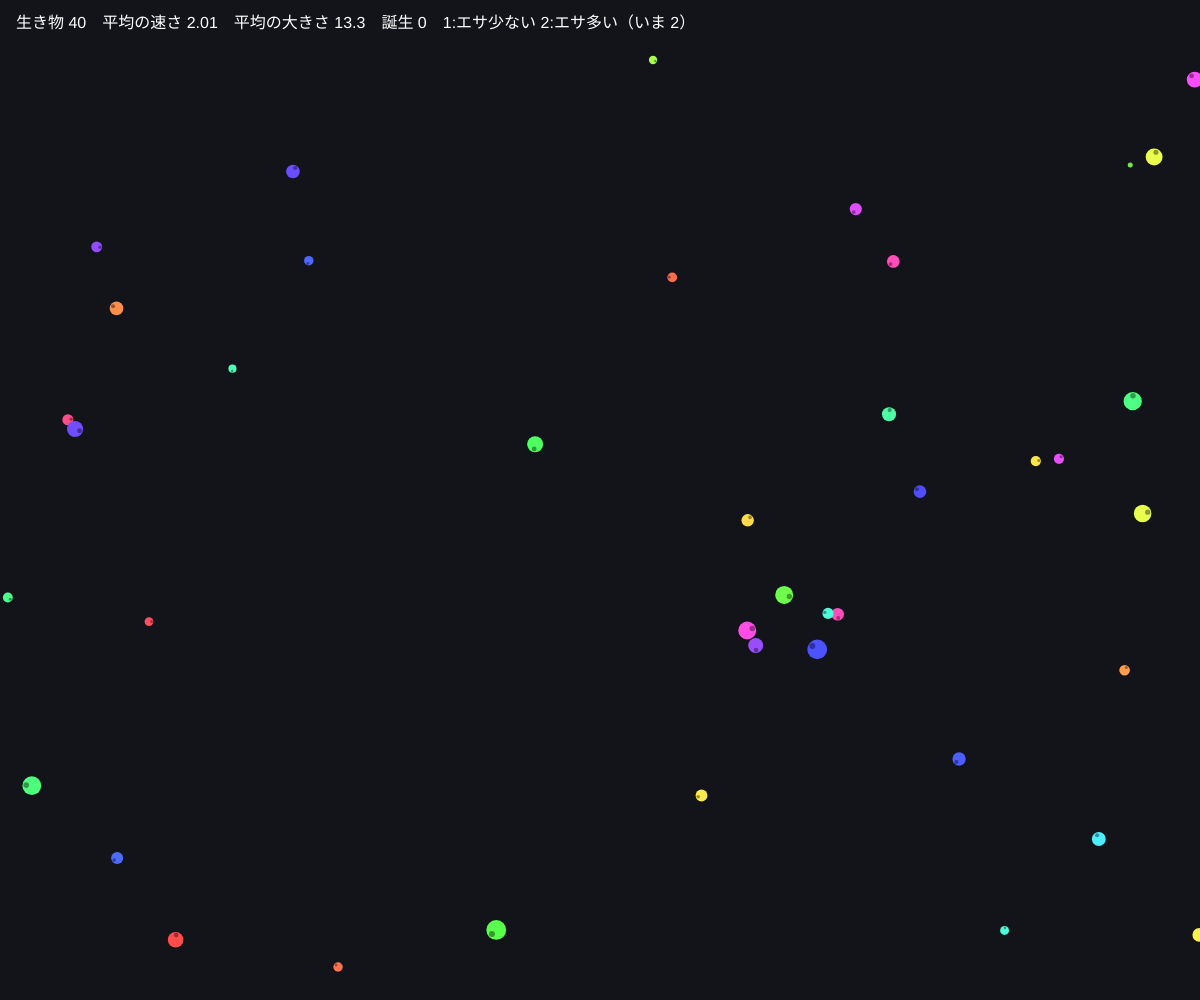
Frame 1 (no input)
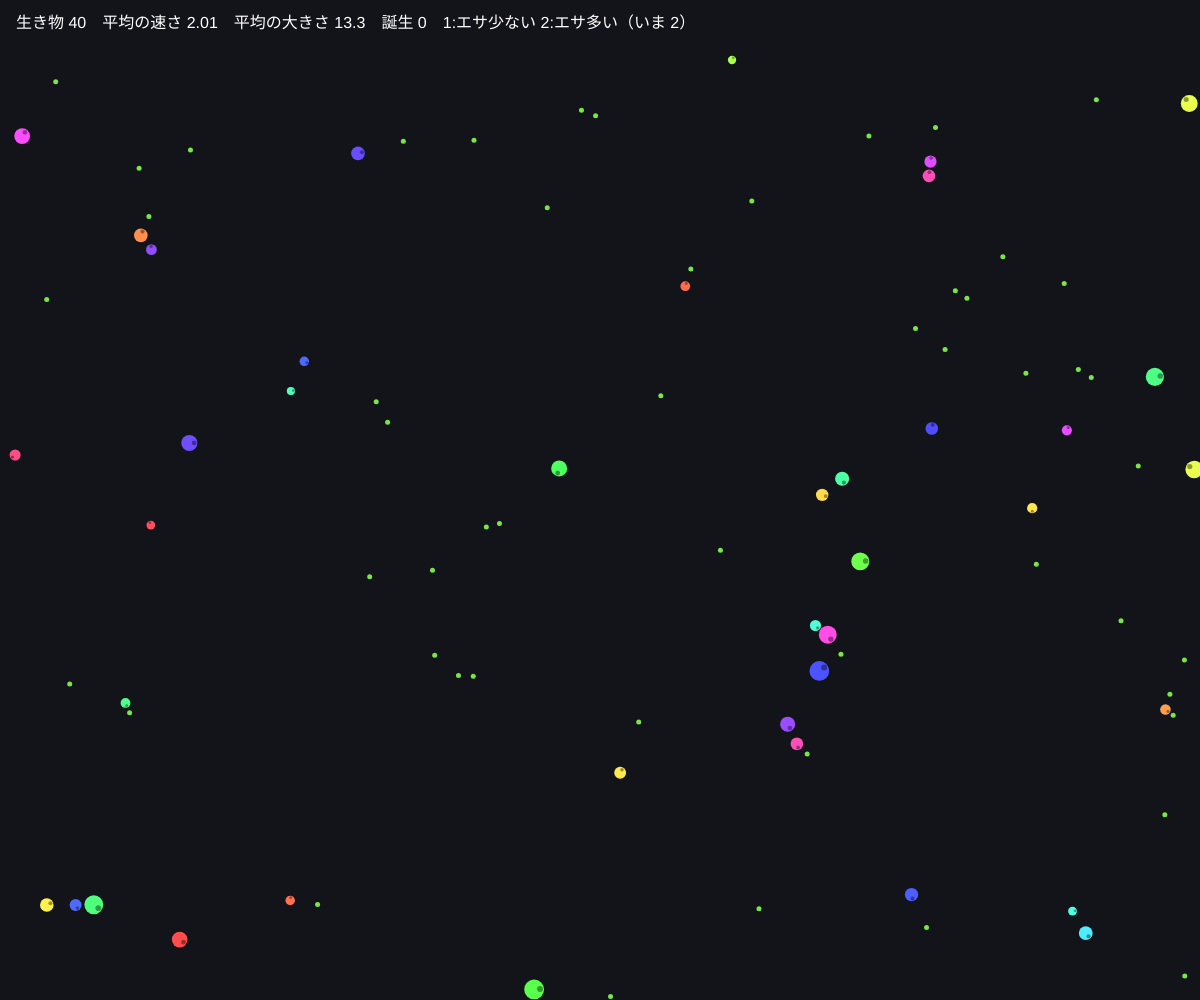
Frame 60 (no input)
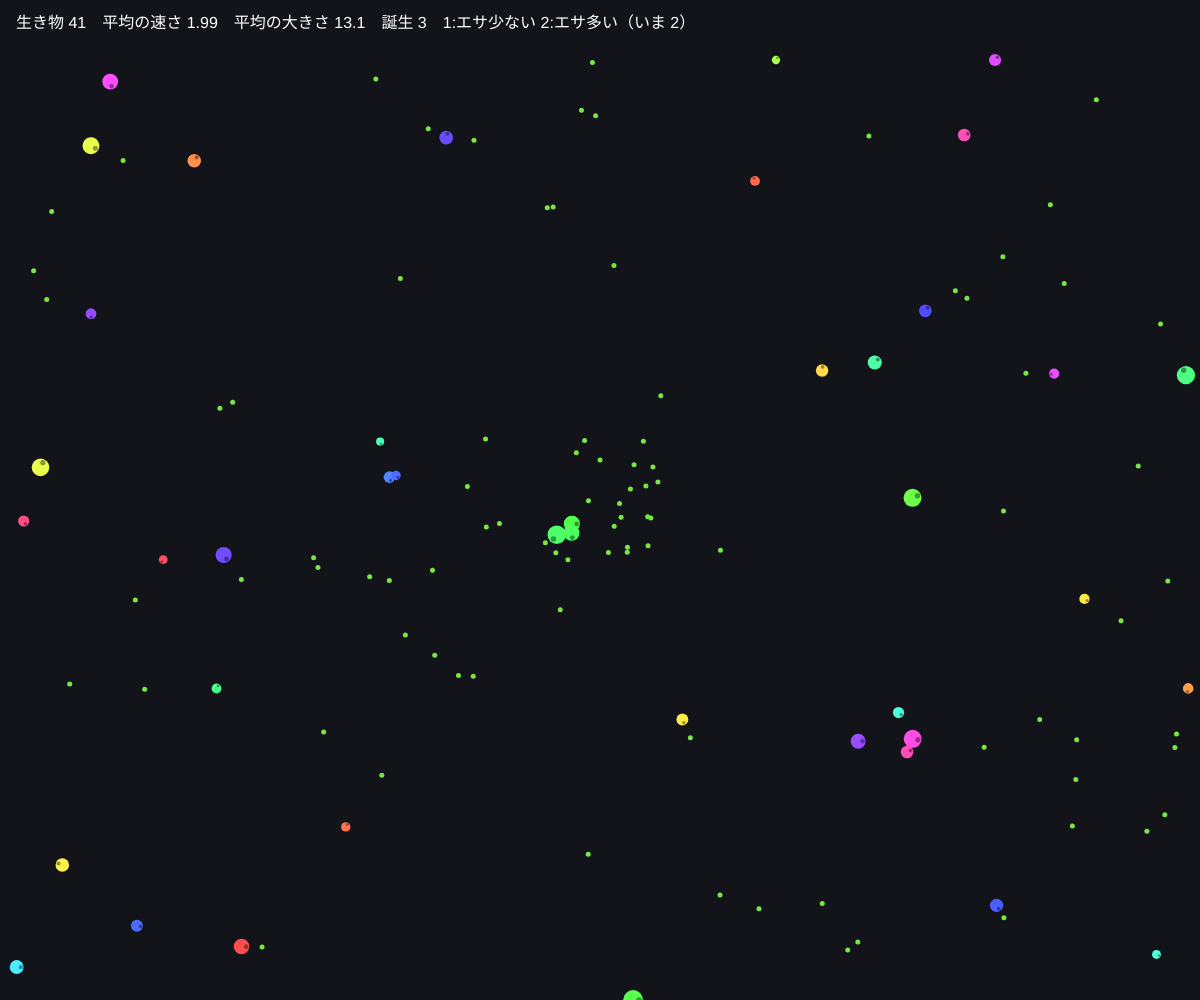
Frame 120 (the mouse pressed at the canvas centre since frame 60)

The p5.js sketch that drew these frames (run headless with seeded random() and noise() and a simulated clock; from frame 60 on, the mouse is pressed at the canvas centre):

// p5.js sketch
// ── sketch.js
// ============================================
// 08 進化する生き物
// 生き物は「遺伝子」（速さ・大きさ・色）を持つ。エサを食べて増え、
// 子は親の遺伝子を少しだけ変えて（突然変異）受けつぐ。
// 誰も設計していないのに、環境に合った生き物が残っていく
// 1・2 キーで環境を変える（エサの量） / クリックでエサを置く
// ============================================

let creatures = [];
let foods = [];
let foodRate = 2; // 1フレームに生まれるエサの数
let generation = 0;

function setup() {
  createCanvas(windowWidth, windowHeight);
  colorMode(HSB, 360, 100, 100, 100);
  for (let i = 0; i < 40; i++) {
    creatures.push(makeCreature(random(width), random(height), { speed: random(1, 3), size: random(8, 20), hue: random(360) }));
  }
}

function makeCreature(x, y, genes) {
  return { x, y, genes, energy: 60, angle: random(TWO_PI), age: 0 };
}

function draw() {
  background(220, 30, 10);

  // エサが生まれる
  for (let i = 0; i < foodRate; i++) {
    if (random() < 0.5) foods.push(createVector(random(width), random(60, height)));
  }
  noStroke();
  fill(100, 70, 90);
  for (let f of foods) circle(f.x, f.y, 5);

  // 生き物
  let sumSpeed = 0, sumSize = 0;
  for (let i = creatures.length - 1; i >= 0; i--) {
    let c = creatures[i];
    let g = c.genes;
    c.age++;

    // いちばん近いエサへ向かう（大きいほど遠くまで見える）
    let target = null, best = 60 + g.size * 4;
    for (let f of foods) {
      let d = dist(c.x, c.y, f.x, f.y);
      if (d < best) {
        best = d;
        target = f;
      }
    }
    if (target) c.angle = lerp(c.angle, atan2(target.y - c.y, target.x - c.x), 0.2);
    else c.angle += random(-0.3, 0.3);

    c.x += cos(c.angle) * g.speed;
    c.y += sin(c.angle) * g.speed;
    c.x = (c.x + width) % width;
    c.y = constrain(c.y, 60, height);

    // ★ コスト：速くて大きいほど、たくさんエネルギーを使う
    c.energy -= 0.1 + g.speed * 0.08 + g.size * 0.015;

    // エサを食べる
    for (let j = foods.length - 1; j >= 0; j--) {
      if (dist(c.x, c.y, foods[j].x, foods[j].y) < g.size / 2 + 4) {
        foods.splice(j, 1);
        c.energy += 25;
      }
    }

    // ★ 繁殖：遺伝子をコピーして、少しだけ変える（突然変異）
    if (c.energy > 120) {
      c.energy = 60;
      creatures.push(makeCreature(c.x, c.y, {
        speed: constrain(g.speed + random(-0.4, 0.4), 0.3, 6),
        size: constrain(g.size + random(-3, 3), 4, 40),
        hue: (g.hue + random(-20, 20) + 360) % 360,
      }));
      generation++;
    }

    if (c.energy <= 0) {
      creatures.splice(i, 1); // 死ぬ
      continue;
    }

    sumSpeed += g.speed;
    sumSize += g.size;
    fill(g.hue, 70, 100);
    circle(c.x, c.y, g.size);
    fill(g.hue, 70, 60);
    circle(c.x + cos(c.angle) * g.size * 0.3, c.y + sin(c.angle) * g.size * 0.3, g.size * 0.3); // 目
  }

  // 全滅したら新しく始める
  if (creatures.length === 0) setup();

  let n = creatures.length;
  fill(0, 0, 100);
  textSize(16);
  text('生き物 ' + n + '　平均の速さ ' + nf(sumSpeed / n, 1, 2) + '　平均の大きさ ' + nf(sumSize / n, 1, 1) + '　誕生 ' + generation + '　1:エサ少ない 2:エサ多い（いま ' + foodRate + '）', 16, 28);
}

function mousePressed() {
  for (let i = 0; i < 30; i++) foods.push(createVector(mouseX + random(-60, 60), mouseY + random(-60, 60)));
}

function keyPressed() {
  if (key === '1') foodRate = 1;
  if (key === '2') foodRate = 6;
}

// ---------- やってみよう ----------
// 1. しばらく眺めて「平均の速さ」「大きさ」がどう変わるか見よう
// 2. 1（エサ少ない）と 2（エサ多い）で、残る生き物の特徴はどう変わる？
// 3. コストの式を変えると（例：速いほど有利に）、進化の方向が変わる
